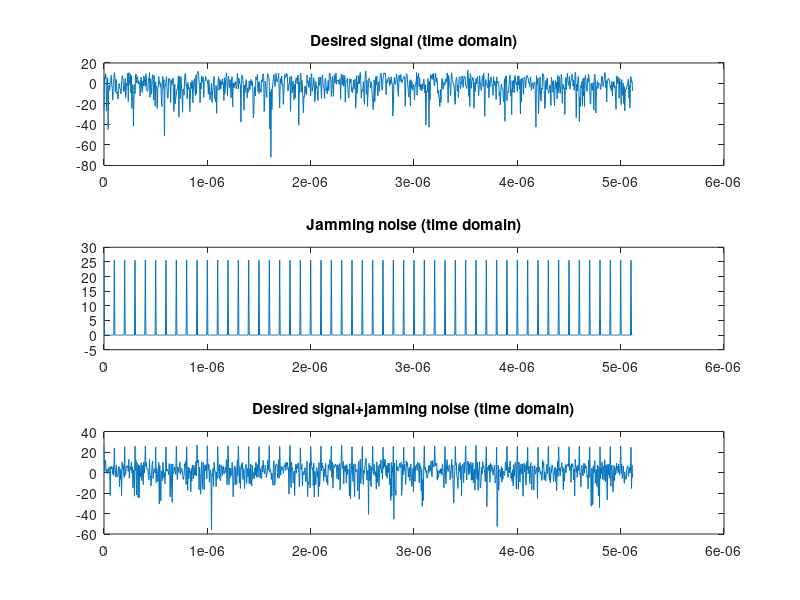
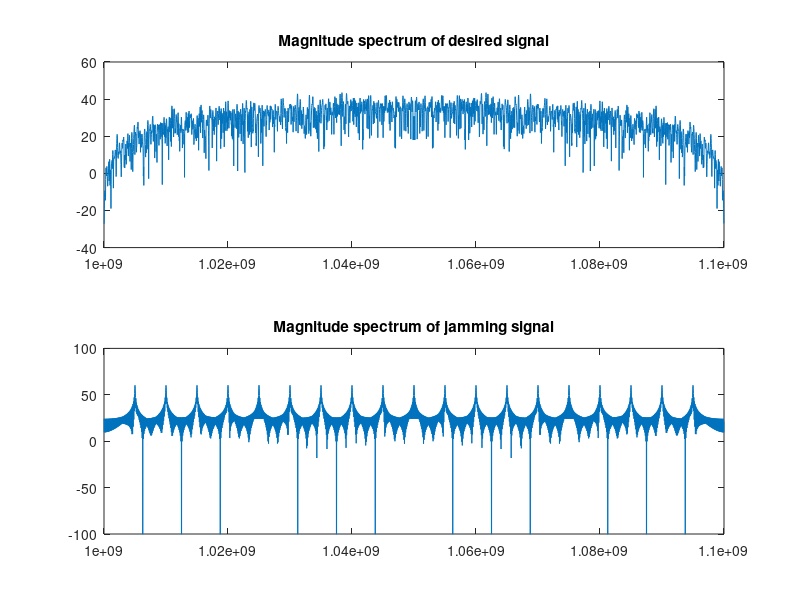
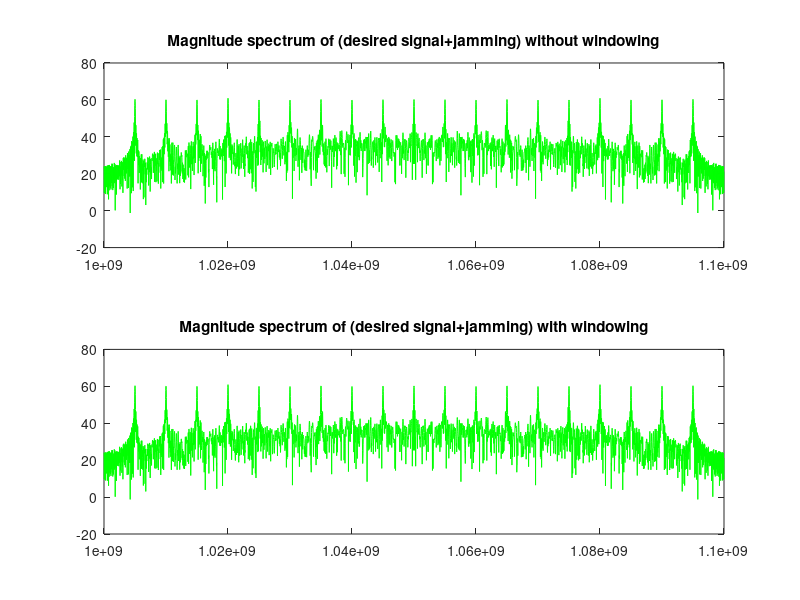
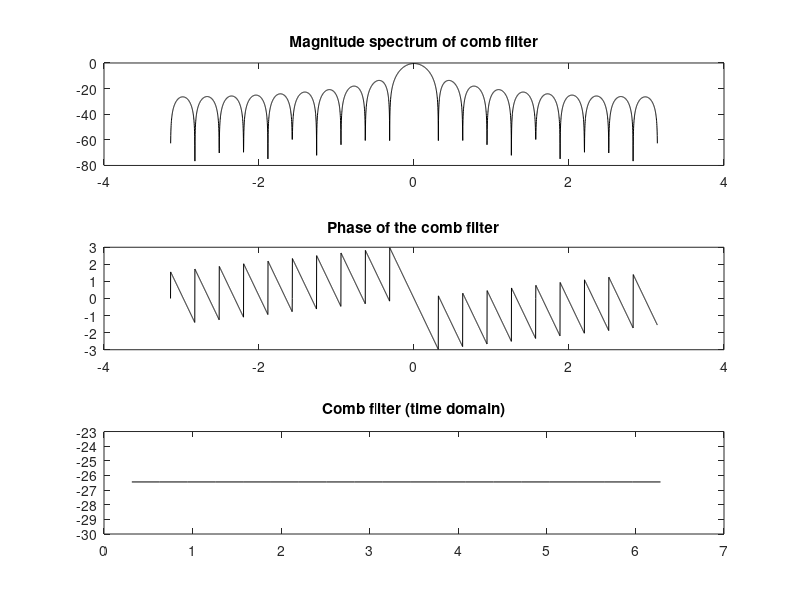

Here is the MATLAB script that generated these plots, in order:

%DSP-EECE 520 Project
%DFT Processing for Jammed Signals
%Scenario #2 (Comb Filter)
    
    %initializing
    f_h=1.1*10^9;   %highest frequency
    f_l=1*10^9; %lowest frequency
    B=f_h-f_l;  %bandwidth
    g=5*10^6;   %gap spacing of 5Mhz
    Fs=2*B; %sampling rate
    T=1/Fs; %sample spacing
    N=2^10;
    N_zp=4*N;
    j=0;
    t=(0:N-1)*T;
    P_x=0;
    P_jam=0;
    P_z=0;
    
    %desired signal
    gauss=randn(1,N);
    h=[1 1];    %FIR filter with 2 taps
    x=filter(h,1,(gauss));
    X=fftshift(fft(x,N_zp));
    
    %jamming signal
    for f=2*((-B/2+g):g:(B/2-g))
        y=exp(1j*2*pi*f*t);
        j=j+y;
    end
    
    %required signal
    J=fftshift(fft(j,N_zp));
    r=x+j;
    R=fftshift(fft(r,N_zp));
        
    omega=(-N_zp/2:N_zp/2-1)*2*pi/N_zp;
    f=f_l+(B/2)*((omega/pi)+1);
    omega1=(-N/2:N/2-1)*2*pi/N;
    f1=f_l+(B/2)*((omega1/pi)+1);
    
    %windowing
    w=rectwin(N);
    win=transpose(w);
    r2=r.*win;
    R2=fftshift(fft(r2,N_zp));
    
    %Comb Filter Design
    M=20;
    vect=ones(1,M);
    c=1/(M+1)*vect;
    C=fftshift(fft(c,N_zp));
    z=filter(c,1,r);
    Z=fftshift(fft(z,N_zp));
    
    %plots
    figure(1);
    subplot(3,1,1);
    plot(t,20*log10(abs(x)));
    title('Desired signal (time domain)');
    subplot(3,1,2);
    plot(t,20*log10(abs(j)));
    title('Jamming noise (time domain)');
    subplot(3,1,3);
    plot(t,20*log10(abs(r)));
    title('Desired signal+jamming noise (time domain)');
    
    figure(2);
    subplot(2,1,1);
    plot(f,20*log10(abs(X)));
    title('Magnitude spectrum of desired signal');
    subplot(2,1,2);
    plot(f,20*log10(abs(J)));
    title('Magnitude spectrum of jamming signal');
    axis([10^9 1.1*10^9 -100 100]);
   
    figure(3);
    subplot(2,1,1);
    plot(f,20*log10(abs(R)),'g');
    title('Magnitude spectrum of (desired signal+jamming) without windowing');
    subplot(2,1,2);
    plot(f, 20*log10(abs(R2)),'g');
    title('Magnitude spectrum of (desired signal+jamming) with windowing');   
    
    figure(4);
    subplot(3,1,1);
    plot(omega,20*log10(abs(C)),'k');
    title('Magnitude spectrum of comb filter');
    subplot(3,1,2);
    plot(omega,unwrap(angle(C)),'k');
    title('Phase of the comb filter');
    subplot(3,1,3);
    plot((1:M)*2*pi/M,20*log10(abs(c)),'k');
    title('Comb filter (time domain)');
 
    figure(5);
    subplot(2,1,1)
    plot(f,20*log10(abs(Z)));
    title('Spectrum of filtered output');
    subplot(2,1,2)
    plot(t,20*log10(abs(z)));
    title('Time domain view of filtered output');

    %Power computations
    for k=1:1:N
        P_jam=P_jam+(1/N)*(abs(j(k))^2);
        P_x=P_x+(1/N)*(abs(x(k))^2);
        P_z=P_z+(1/N)*(abs(z(k))^2);
    end
    error=10*log10(P_x/P_z);
    disp('Error = ');
    disp(error);